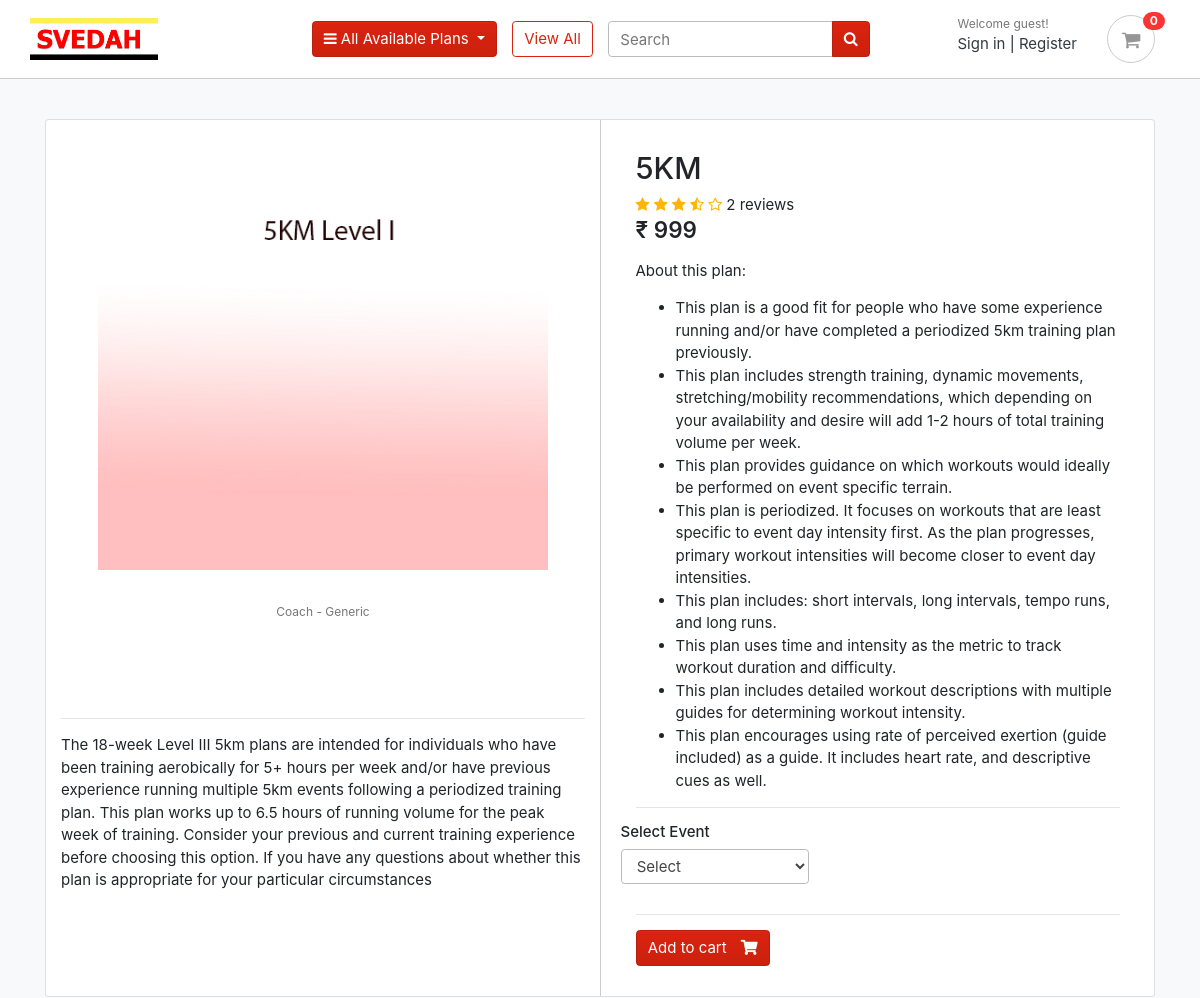
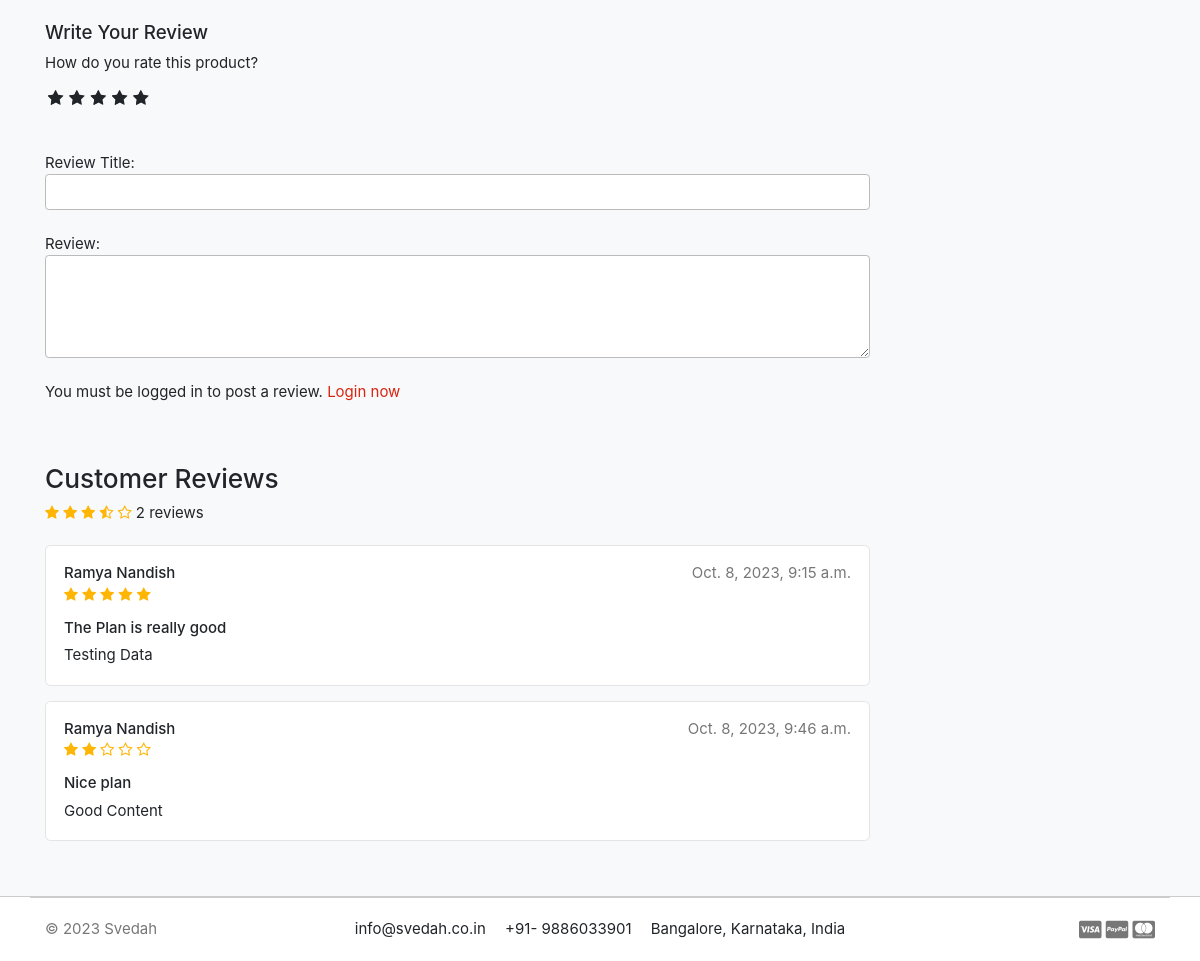
Page /store/category/5km/5km/ on the earlier database version (2 pictures, top to bottom).
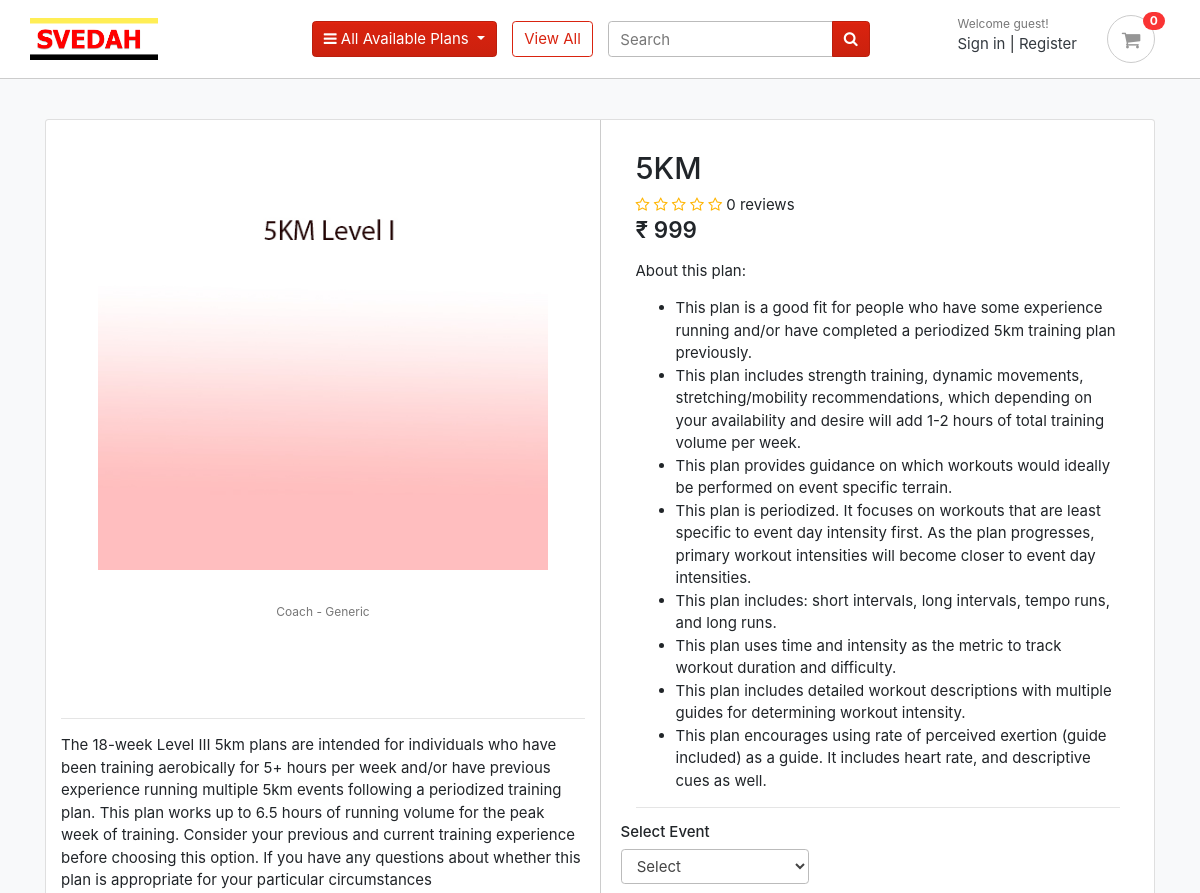
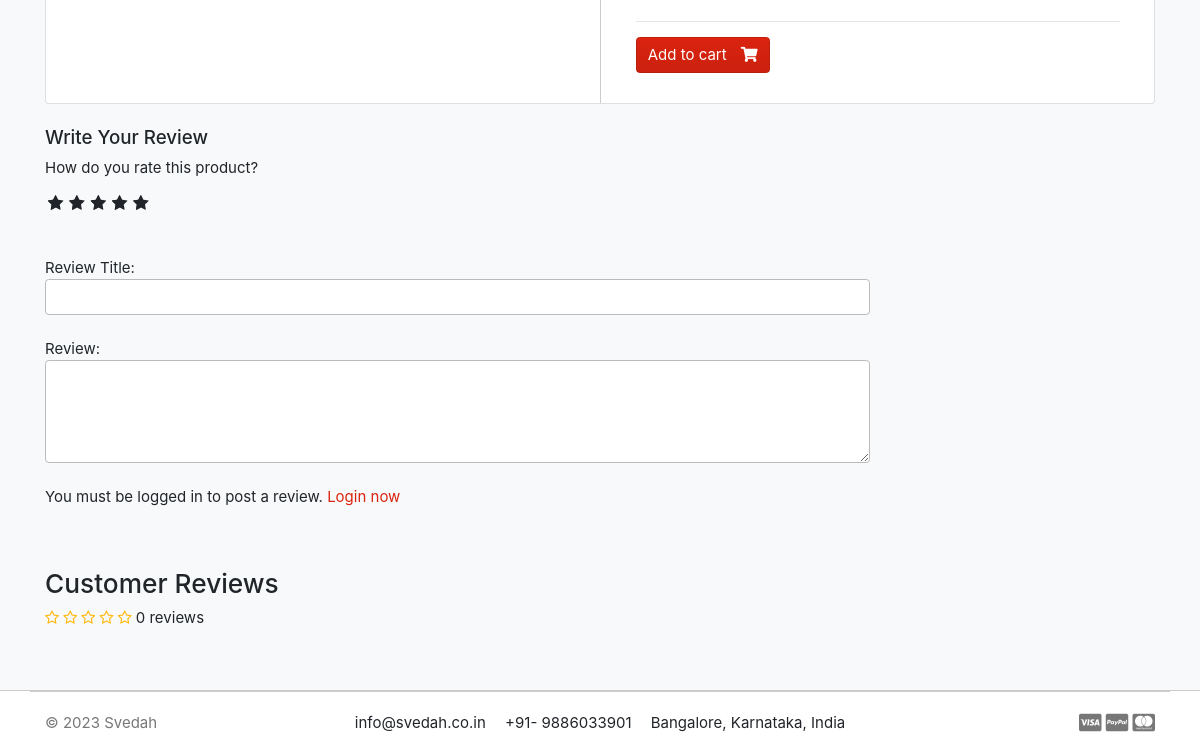
Same page on the later database version (2 pictures, top to bottom).
### store/models.py (models this page shows, shortened)
class Product(models.Model):
    product_name    = models.CharField(max_length=200, unique=True)
    slug            = models.SlugField(max_length=200, unique=True)
    shortdescription     = RichTextField()
    longdescription     = RichTextField()
    price           = models.IntegerField()
    images          = models.ImageField(upload_to='photos/products')
    coach           = models.CharField(max_length=500, blank=True, default='Generic')
    is_available    = models.BooleanField(default=True)
    category        = models.ForeignKey(Category, on_delete=models.CASCADE)
    created_date    = models.DateTimeField(auto_now_add=True)
    modified_date   = models.DateTimeField(auto_now=True)
    level           = models.CharField(max_length=255,choices=[('1','Level 1'),('2','Level II'),('3','Level III')],default="1")
    pdf_file        = models.FileField(upload_to='pdfs/', blank=True, null=True)
    def averageReview(self):
        reviews = ReviewRating.objects.filter(product=self, status=True).aggregate(average=Avg('rating'))
        avg = 0
        if reviews['average'] is not None:
            avg = float(reviews['average'])
        return avg
    def countReview(self):
        reviews = ReviewRating.objects.filter(product=self, status=True).aggregate(count=Count('id'))
        count = 0
        if reviews['count'] is not None:
            count = int(reviews['count'])
        return count

class ReviewRating(models.Model):
    product = models.ForeignKey(Product, on_delete=models.CASCADE)
    user = models.ForeignKey(Account, on_delete=models.CASCADE)
    subject = models.CharField(max_length=100, blank=True)
    review = models.TextField(max_length=500, blank=True)
    rating = models.FloatField()
    ip = models.CharField(max_length=20, blank=True)
    status = models.BooleanField(default=True)
    created_at = models.DateTimeField(auto_now_add=True)
    updated_at = models.DateTimeField(auto_now=True)

### accounts/models.py (models this page shows, shortened)
class Account(AbstractBaseUser):
    first_name      = models.CharField(max_length=50)
    last_name       = models.CharField(max_length=50)
    username        = models.CharField(max_length=50, unique=True)
    email           = models.EmailField(max_length=100, unique=True)
    phone_number    = models.CharField(max_length=50)
    date_joined     = models.DateTimeField(auto_now_add=True)
    last_login      = models.DateTimeField(auto_now_add=True)
    is_admin        = models.BooleanField(default=False)
    is_staff        = models.BooleanField(default=False)
    is_active        = models.BooleanField(default=False)
    is_superadmin        = models.BooleanField(default=False)
    USERNAME_FIELD = 'email'
    REQUIRED_FIELDS = ['username', 'first_name', 'last_name']
    objects = MyAccountManager()
    def full_name(self):
        return f'{self.first_name} {self.last_name}'

### store/views.py (the view)
# urls.py: path('category/<slug:category_slug>/<slug:product_slug>/', views.product_detail, name='product_detail'),
def product_detail(request, category_slug, product_slug):
    try:
        single_product = Product.objects.get(category__slug=category_slug, slug=product_slug)
        in_cart = CartItem.objects.filter(cart__cart_id=_cart_id(request), product=single_product).exists()
    except Exception as e:
        raise e
    if request.user.is_authenticated:
        try:
            orderproduct = OrderProduct.objects.filter(user=request.user, product_id=single_product.id).exists()
        except OrderProduct.DoesNotExist:
            orderproduct = None
    else:
        orderproduct = None
    reviews = ReviewRating.objects.filter(product_id=single_product.id, status=True)
    context = {
        'single_product': single_product,
        'in_cart'       : in_cart,
        'orderproduct': orderproduct,
        'reviews': reviews,
    }
    return render(request, 'store/product_detail.html', context)

### templates/store/product_detail.html (shortened to what this page needs)
{% extends 'base.html' %}
{% load static %}
{% block content %}
<section class="section-content padding-y bg">
	<div class="container">
		<div class="card">
			<div class="row no-gutters">
				<aside class="col-md-6 px-0 px-md-3">
					<article class="gallery-wrap">
						<div class="img-big-wrap">
							<a href="{% url 'store' %}"><img src="{{ single_product.images.url }}"></a>
						</div>
						<br>
						<small class="title text-muted" style="display: block; text-align: center;">Coach - {{ single_product.coach }}</small>
						<br>
						<p class="short-description">{{single_product.shortdescription | safe}}</p>
					</article>
				</aside>
				<main class="col-md-6 border-left">
					<form action="{% url 'add_cart' single_product.id %}" method="POST">
					<article class="content-body">
						<h2 class="title">{{ single_product.product_name }}</h2>
						<div class="rating-star">
							<span>
								<i class="fa fa-star{% if single_product.averageReview < 0.5 %}-o{% elif single_product.averageReview >= 0.5 and single_product.averageReview < 1 %}-half-o {% endif %}" aria-hidden="true"></i>
								<i class="fa fa-star{% if single_product.averageReview < 1.5 %}-o{% elif single_product.averageReview >= 1.5 and single_product.averageReview < 2 %}-half-o {% endif %}" aria-hidden="true"></i>
								<i class="fa fa-star{% if single_product.averageReview < 2.5 %}-o{% elif single_product.averageReview >= 2.5 and single_product.averageReview < 3 %}-half-o {% endif %}" aria-hidden="true"></i>
								<i class="fa fa-star{% if single_product.averageReview < 3.5 %}-o{% elif single_product.averageReview >= 3.5 and single_product.averageReview < 4 %}-half-o {% endif %}" aria-hidden="true"></i>
								<i class="fa fa-star{% if single_product.averageReview < 4.5 %}-o{% elif single_product.averageReview >= 4.5 and single_product.averageReview < 5 %}-half-o {% endif %}" aria-hidden="true"></i>
								<span>{{single_product.countReview}} reviews</span>
							</span>
						</div>
						<div class="mb-3">
							<var class="price h4"> ₹ {{single_product.price}}</var>
						</div>
						<p>{{single_product.longdescription | safe}}</p>
						<hr>
						<div class="row">
							<div class="item-option-select">
								<h6>Select Event</h6>
								<select name="event" class="form-control" required>
									<option value="" disabled selected>Select</option>
								</select>
							</div>
						</div>
						<hr>
						{% if single_product.price == 0 %}
						<a href="{% url 'download_product' single_product.id %}" class="btn btn-primary">
							<span class="text">Download</span> <i class="fas fa-download"></i>
						</a>
						{% else %}
						<button type="submit" class="btn btn-primary">
							<span class="text">Add to cart</span> <i class="fas fa-shopping-cart"></i>
						</button>
						{% endif %}
					</article>
				</form>
				</main>
			</div>
		</div>
		<br>
		<div class="row">
			<div class="col-md-9">
				<form action="{% url 'submit_review' single_product.id %}" method="POST">
					<h5>Write Your Review</h5>
					<div>
						<label>How do you rate this product?</label>
						<br>
						<div class="rate">
							<input type="radio" name="rating" id="rating10" value="5" required /><label for="rating10" title="5"></label>
							<input type="radio" name="rating" id="rating8" value="4" required /><label for="rating8" title="4"></label>
							<input type="radio" name="rating" id="rating6" value="3" required /><label for="rating6" title="3"></label>
							<input type="radio" name="rating" id="rating4" value="2" required /><label for="rating4" title="2"></label>
							<input type="radio" name="rating" id="rating2" value="1" required /><label for="rating2" title="1"></label>
						</div>
<br>
<br>
						Review Title:
						<input type="text" class="form-control" name="subject">
						<br>
						Review:
						<textarea name="review" rows="4" class="form-control"></textarea>
						<br>
						{% if user.is_authenticated %}
							{% if orderproduct %}
								<input type="submit" value="Submit Review" class="btn btn-primary">
							{% else %}
								<p>You must purchase this product to post a review.</p>
							{% endif %}
						{% else %}
						<p>You must be logged in to post a review. <span><a href="{% url 'login' %}">Login now</a></span></p>
						{% endif %}
					</div>
				</form>
<br>
		<br>
		<header class="section-heading">
			<h3>Customer Reviews </h3>
			<div class="rating-star">
				<span>
					<i class="fa fa-star{% if single_product.averageReview < 0.5 %}-o{% elif single_product.averageReview >= 0.5 and single_product.averageReview < 1 %}-half-o {% endif %}" aria-hidden="true"></i>
					<i class="fa fa-star{% if single_product.averageReview < 1.5 %}-o{% elif single_product.averageReview >= 1.5 and single_product.averageReview < 2 %}-half-o {% endif %}" aria-hidden="true"></i>
					<i class="fa fa-star{% if single_product.averageReview < 2.5 %}-o{% elif single_product.averageReview >= 2.5 and single_product.averageReview < 3 %}-half-o {% endif %}" aria-hidden="true"></i>
					<i class="fa fa-star{% if single_product.averageReview < 3.5 %}-o{% elif single_product.averageReview >= 3.5 and single_product.averageReview < 4 %}-half-o {% endif %}" aria-hidden="true"></i>
					<i class="fa fa-star{% if single_product.averageReview < 4.5 %}-o{% elif single_product.averageReview >= 4.5 and single_product.averageReview < 5 %}-half-o {% endif %}" aria-hidden="true"></i>
			<span>{{single_product.countReview}} reviews</span>
					</span>
			</div>
		</header>
		{% for review in reviews %}
						<article class="box mb-3">
							<div class="icontext w-100">
								<div class="text">
									<span class="date text-muted float-md-right">{{review.updated_at}} </span>
									<h6 class="mb-1">{{review.user.full_name}} </h6>
									<div class="rating-star">
										<span>
											<i class="fa fa-star{% if review.rating == 0.5 %}-half-o{% elif review.rating < 1 %}-o {% endif %}" aria-hidden="true"></i>
											<i class="fa fa-star{% if review.rating == 1.5 %}-half-o{% elif review.rating < 2 %}-o {% endif %}" aria-hidden="true"></i>
											<i class="fa fa-star{% if review.rating == 2.5 %}-half-o{% elif review.rating < 3 %}-o {% endif %}" aria-hidden="true"></i>
											<i class="fa fa-star{% if review.rating == 3.5 %}-half-o{% elif review.rating < 4 %}-o {% endif %}" aria-hidden="true"></i>
											<i class="fa fa-star{% if review.rating == 4.5 %}-half-o{% elif review.rating < 5 %}-o {% endif %}" aria-hidden="true"></i>
										</span>
									</div>
								</div>
							</div>
							<div class="mt-3">
								<h6>{{review.subject}}</h6>
								<p>
									{{review.review}}
								</p>
							</div>
						</article>
		{% endfor %}
			</div>
		</div>
	</div>
</section>
{% endblock %}

### templates/base.html (shortened to what this page needs)
{% load static %}
<!DOCTYPE HTML>
<html lang="en">
<head>
<link href="{% static 'css/bootstrap.css' %}" rel="stylesheet" type="text/css"/>
<link href="{% static 'fonts/fontawesome/css/all.min.css' %}" type="text/css" rel="stylesheet">
<link href="{% static 'css/ui.css' %}" rel="stylesheet" type="text/css"/>
<link href="{% static 'css/responsive.css' %}" rel="stylesheet" media="only screen and (max-width: 1200px)" />
<link href="{% static 'css/custom.css' %}" rel="stylesheet" type="text/css"/>
<link rel="stylesheet" href="https://cdnjs.cloudflare.com/ajax/libs/font-awesome/4.7.0/css/font-awesome.min.css">
</head>
<body>
  {% include 'includes/navbar.html' %}
  {% block content %}{% endblock %}
{% include 'includes/footer.html' %}

### templates/includes/navbar.html (shortened to what this page needs)
{% load static %}
<header class="section-header">
<section class="header-main border-bottom">
  <div class="container">
<div class="row align-items-center">
  <div class="col-lg-2 col-md-3 col-6 logo-container">
    <a href="{% url 'home' %}" class="brand-wrap">
      <img class="logo" src="{% static './images/logo.png' %}">
    </a>
  </div>
  <div class="col-lg col-sm col-md">
    <div class="category-wrap dropdown d-inline-block float-right">
      <button type="button" class="btn btn-primary dropdown-toggle" data-toggle="dropdown">
        <i class="fa fa-bars"></i> All Available Plans
      </button>
    </div>
  </div>
  <a href="{% url 'store' %}" class="btn btn-outline-primary">View All</a>
  <div class="col-lg  col-md-6 col-sm-12 col">
    <form action="{% url 'search' %}" class="search" method='GET'>
      <div class="input-group w-100">
          <input type="text" class="form-control" style="width:60%;" placeholder="Search" name="keyword" required>
          <div class="input-group-append">
            <button class="btn btn-primary" type="submit">
              <i class="fa fa-search"></i>
            </button>
          </div>
        </div>
    </form>
  </div>
  <div class="col-lg-3 col-sm-6 col-8 order-2 order-lg-3">
        <div class="d-flex justify-content-end mb-3 mb-lg-0">
          {% if user.id is None %}
          <div class="widget-header">
            <small class="title text-muted">Welcome guest!</small>
            <div>
              <a href="{% url 'login' %}">Sign in</a> <span class="dark-transp"> | </span>
              <a href="{% url 'register' %}"> Register</a>
            </div>
          </div>
          {% endif %}
          <a href="{% url 'cart' %}" class="widget-header pl-3 ml-3">
            <div class="icon icon-sm rounded-circle border"><i class="fa fa-shopping-cart"></i></div>
            <span class="badge badge-pill badge-danger notify">{{cart_count}}</span>
          </a>
        </div>
      </div>
</div>
  </div>
</section>
</header>

### templates/includes/footer.html (shortened to what this page needs)
<footer class="section-footer border-top">
	<div class="container">
		<section class="footer-bottom border-top row">
			<div class="col-md-2">
				<p class="text-muted"> &copy 2023 Svedah </p>
			</div>
			<div class="col-md-8 text-md-center">
				<span  class="px-2">info@svedah.co.in</span>
				<span  class="px-2">+91- 9886033901</span>
				<span  class="px-2">Bangalore, Karnataka, India</span>
			</div>
			<div class="col-md-2 text-md-right text-muted">
				<i class="fab fa-lg fa-cc-visa"></i>
				<i class="fab fa-lg fa-cc-paypal"></i>
				<i class="fab fa-lg fa-cc-mastercard"></i>
			</div>
		</section>
	</div>
</footer>
</body>
</html>

Differences in the rows shown:
removed ReviewRating: updated_at "Oct. 8, 2023, 9:15 a.m.", user.full_name "Ramya Nandish", rating 5 (drawn), subject "The Plan is really good", review "Testing Data"
removed ReviewRating: updated_at "Oct. 8, 2023, 9:46 a.m.", user.full_name "Ramya Nandish", rating 2 (drawn), subject "Nice plan", review "Good Content"
computed for Product "5KM": countReview "2" → "0"
